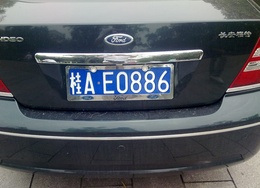
%> input picture src/test1.jpg, 260 x 188 px, shrunk from 1819 x 1316 before the run
$ octave main.m   (GNU Octave 9; MATLAB toolbox functions it lacks are replaced by stand-ins)
%> lines starting %> are read from the running program, lines starting %| are printed output that depends on the picture; in (x1, y1, x2, y2) boxes, pixels count from 0 and x2, y2 are one past the last pixel; in counts of white or black regions, pixels touching at a corner belong together; the program's own positions count from 1
%> further down, colorImage is the input picture: size 188x260x3 uint8; mean R, G, B 86.2, 90.7, 97.7
### src/lp_detect.m
function lp = lp_detect(I)
Image = I;
Image=im2double(Image);
I=rgb2hsv(Image);
%> I: size 188x260x3 double; mean H, S, V 0.519, 0.214, 0.396
[y,x,z]=size(I);
%> y = 188; x = 260; z = 3
Blue_y = zeros(y, 1);
p=[0.56 0.71 0.4 1 0.3 1 0];
for i = 1 : y
    for j = 1 : x
        hij = I(i, j, 1);
        sij = I(i, j, 2);
        vij = I(i, j, 3);
        if (hij>=p(1) && hij<=p(2)) &&( sij >=p(3)&& sij<=p(4))&&...
                (vij>=p(5)&&vij<=p(6))
            Blue_y(i, 1) = Blue_y(i, 1) + 1;
        end
    end
end
%> after the loop, Blue_y = 188 values, max 92 at index 71, min 0 at index 1, mean 9.13
[~, MaxY] = max(Blue_y);
%> MaxY = 71
Th = p(7);
PY1 = MaxY;
%> PY1 = 71
while ((Blue_y(PY1,1)>Th) && (PY1>0))
    PY1 = PY1 - 1;
end
%> this loop made 4 passes
%> PY1 on passes 1 to 4: 70, 69, 68, 67
PY2 = MaxY;
%> PY2 = 71
while ((Blue_y(PY2,1)>Th) && (PY2<y))
    PY2 = PY2 + 1;
end
%> this loop made 29 passes
PY1 = PY1 - 2;
%> PY1 = 65
PY2 = PY2 + 2;
%> PY2 = 102
if PY1 < 1
    PY1 = 1;
end
if PY2 > y
    PY2 = y;
end
bw=Image(PY1:PY2,:,:);
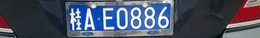
%> bw: size 38x260x3 double; mean R, G, B 0.301, 0.329, 0.404
IY = I(PY1:PY2, :, :);
%> IY: size 38x260x3 double; mean H, S, V 0.584, 0.33, 0.426
I2=im2bw(IY,0.5);
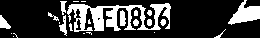
%> I2: size 38x260 logical; 23.8% white; 24 white regions (11 under 20 px), largest, box (x1, y1, x2, y2) and area: (67, 3, 171, 32) 1375, (228, 0, 260, 25) 421, (0, 15, 11, 29) 89

[y1,x1,z1]=size(IY);
%> y1 = 38; x1 = 260; z1 = 3
Blue_x=zeros(1,x1);
for j = 1 : x1
    for i = 1 : y1
        hij = IY(i, j, 1);
        sij = IY(i, j, 2);
        vij = IY(i, j, 3);
        if (hij>=p(1) && hij<=p(2)) &&( sij >=p(3)&& sij<=p(4))&&...
                (vij>=p(5)&&vij<=p(6))
            Blue_x(1, j) = Blue_x(1, j) + 1;
%              bw1(i, j) = 1;
        end
    end
end
%> after the loop, Blue_x = 260 values, max 30 at index 85, min 0 at index 1, mean 6.45
PY1;PY2;

[~, MaxX] = max(Blue_x);
%> MaxX = 85
Th = p(7);
PX1 = MaxX;
%> PX1 = 85

while ((Blue_x(1,PX1)>Th) && (PX1>0))
    PX1 = PX1 - 1;
end
%> this loop made 18 passes
%> PX1 on passes 1 to 12: 84, 83, 82, 81, 80, 79, 78, 77, 76, 75, 74, 73
PX2 = MaxX;
%> PX2 = 85
while ((Blue_x(1,PX2)>Th) && (PX2<x1))
    PX2 = PX2 + 1;
end
%> this loop made 87 passes
%> after the loop, PX2 = 172
Picture=Image(PY1:PY2,PX1:PX2,:);
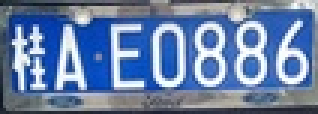
%> Picture: size 38x106x3 double (shown 3 times larger); mean R, G, B 0.411, 0.505, 0.655
lp = Picture;

end

### src/lp_titlt.m
function lp = lp_titlt(I)
gray=rgb2gray(I);
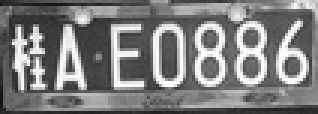
%> gray: size 38x106 double (shown 3 times larger); min 0.0779, max 0.999, mean 0.494
gray=edge(gray);
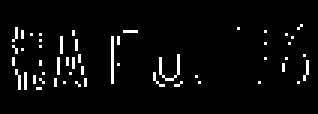
%> gray: size 38x106 logical (shown 3 times larger); 4% white in thin lines or dots, all inside (x1, y1, x2, y2) = (4, 8, 103, 30)
theta = 1:180;
[R,xp] = radon(gray,theta);
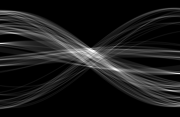
%> R: size 117x180 double; min 0, max 13.12, mean 1.37; drawn with min black and max white
%> xp = 117 values from -58 to 58
[gray,J] = find(R>=max(max(R)));
%> gray = 50; J = 90
angle=90-J;
%> angle = 0
lp=imrotate(I,angle,'bilinear','crop');

### src/detectMSER.m
function mserRegions = detectMSER(I)
mserRegions=detectMSERFeatures(I, ...
    'RegionAreaRange',[50 8000],'ThresholdDelta',4);

figure
imshow(I)
hold on
plot(mserRegions, 'showPixelList', true,'showEllipses',false)
title('MSER regions')
hold off

### src/main.m
colorImage = imread('test1.jpg');
figure,imshow(colorImage),title('original');
lp_color = lp_detect(colorImage);
figure,imshow(lp_color),title('license plate');
lp_color = lp_titlt(lp_color);
figure,imshow(lp_color),title('titlted correction license plate');
%lp_gray = rgb2gray(lp_color);
lp_bw = im2bw(lp_color);
%> lp_bw: size 38x106 logical; 39.7% white; 25 white regions (15 under 20 px), largest, box (x1, y1, x2, y2) and area: (58, 6, 106, 36) 341, (57, 0, 106, 29) 324, (11, 31, 48, 37) 144
lp_bw = bwareaopen(lp_bw, 10);
lp_bw = imclearborder(lp_bw,4);
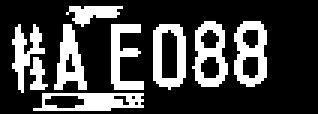
%> lp_bw: size 38x106 logical (shown 3 times larger); 26% white; 9 white regions, largest, box (x1, y1, x2, y2) and area: (78, 7, 89, 29) 149, (11, 31, 48, 37) 144, (64, 7, 76, 29) 143
%> the run ends on the next line
figure,imshow(lp_bw),title('binary');

mserRegions= detectMSER(lp_bw);
